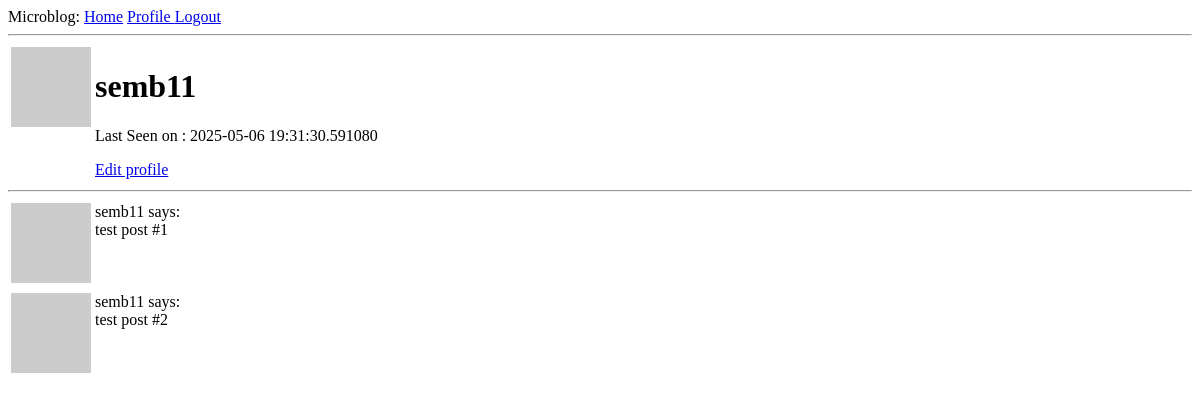
/user/semb11 (signed in), run on an earlier commit of the app's database.
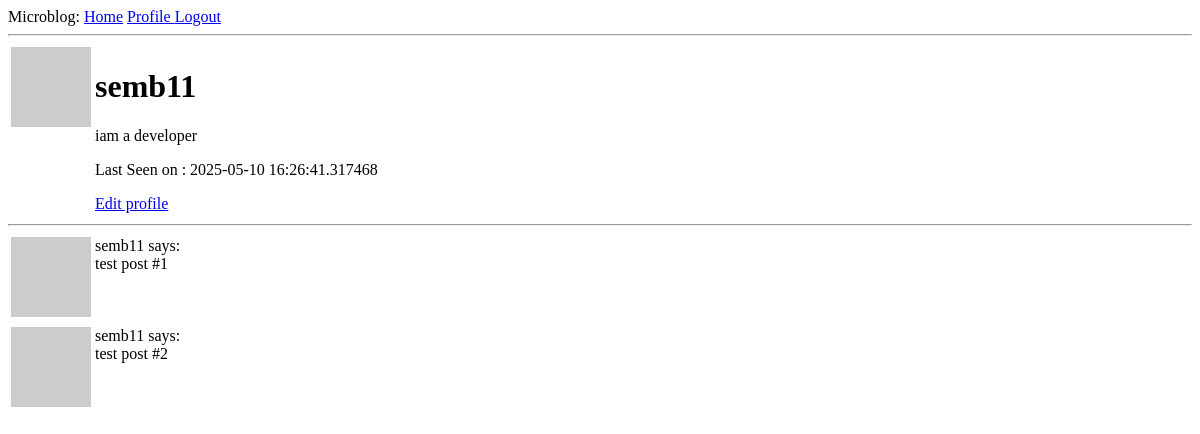
And on a later commit of the database.
### app/models.py (models this page shows, shortened)
class User(db.Model, UserMixin):
    id: so.Mapped[int] = so.mapped_column(primary_key=True)
    username:so.Mapped[str]  = so.mapped_column(sa.String(64), index=True, unique=True)
    email:so.Mapped[str]  = so.mapped_column( sa.String(120), index=True, unique=True)
    password_hash:so.Mapped[Optional[str]]  = so.mapped_column(sa.String(256))
    about_me: so.Mapped[Optional[str]] = so.mapped_column(sa.String(140))
    last_seen: so.Mapped[Optional[datetime]] = so.mapped_column(
        default=lambda: datetime.now(timezone.utc)
    )
    posts: so.WriteOnlyMapped['Post'] = so.relationship(back_populates='author')
    def avatar(self,size):
        digest = md5(
            self.email
            .lower()
            .encode('utf-8')
            ).hexdigest()
        return f"https://www.gravatar.com/avatar/{digest}?d=identicon&s={size}"

### app/routes.py (the view)
@app.route('/user/<username>')
@login_required
def user(username):
    user = db.first_or_404( sa
                            .select(User)
                            .where(User.username==username)
                            )
    sample_posts = [
        {'author':user, 'body':'test post #1'},
        {'author':user, 'body':'test post #2'}
    ]
    return render_template( 'user.html', user=user, posts=sample_posts )

### app/routes.py (called while the page is built)
@login_manager.user_loader
def load_user(id):
    return db.session.get(User, int(id))

@app.before_request
def before_request():
    if current_user.is_authenticated:
        current_user.last_seen = datetime.now(timezone.utc)
        db.session.commit()

### app/templates/user.html
{% extends "base.html" %}
{% block content %}
<table>
    <tr valign="top">
        <td>
            <img src="{{ user.avatar(128) }}" alt="">
        </td>
        <td>
            <h1> {{ user.username }} </h1>
            {% if user.about_me %}
                <p>{{user.about_me}}</p>
            {% endif %}
            {% if user.last_seen %}
                <p> Last Seen on : {{user.last_seen}}</p>
            {% endif %}
            {% if user==current_user  %}
                <a href={{url_for('edit_profile')}}>Edit profile</a>
            {% endif %}
        </td>
    </tr>
</table>
<hr>
{% for post in posts  %}
    {% include "_post.html" %}
{% endfor %}
{% endblock %}

### app/templates/base.html (shortened to what this page needs)
<!doctype html>
<html>
<head>
</head>
<body>
    <div>
        Microblog:
        <a href={{ url_for('index') }}>Home</a>
        {% if current_user.is_anonymous  %}
            <a href={{ url_for('login') }}>Login</a>
        {% else %}
        <a href={{ url_for('user', username=current_user.username) }}> Profile </a>
        <a href={{ url_for('logout') }}>Logout</a>
        {% endif %}
    </div>
    <hr>
    {% block content %}{% endblock  %}
</body>
</html>

### app/templates/_post.html
<table>
    <tr valign="top">
        <td>
            <img src="{{ post.author.avatar(36) }}" alt="">
        </td>
        <td>
            {{post.author.username}} says: <br>
            {{ post.body }}
        </td>
    </tr>
</table>

What changed in the data, as far as the page shows it:
changed User "semb11": about_me (not shown) → "iam a developer"; last_seen "2025-05-06 19:31:30.591080" → "2025-05-10 16:26:41.317468"
